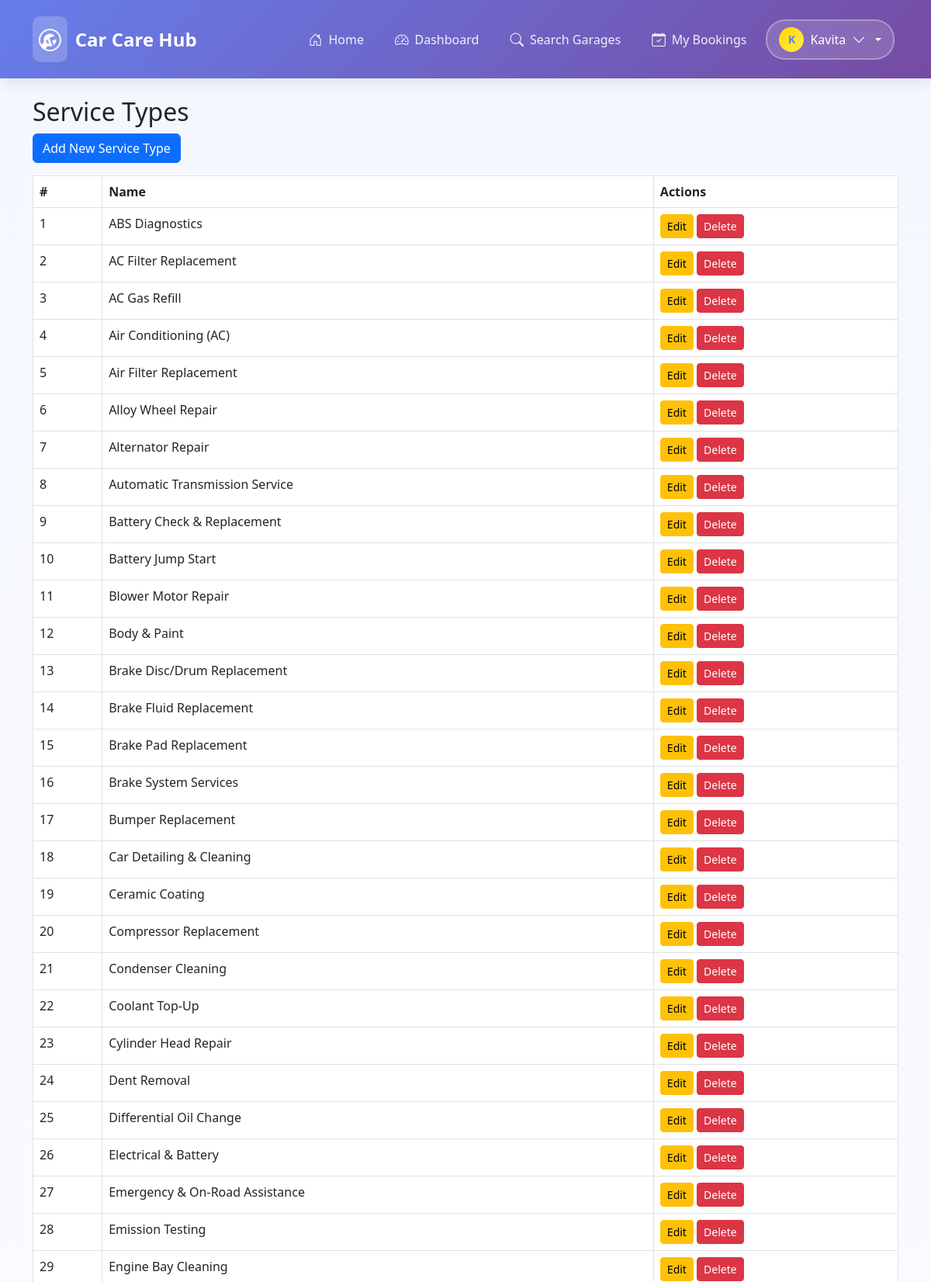
Screenshot of /garage/service-types/ (signed in, upper part) with the database file from the repository.
### accounts/models.py (models this page shows, shortened)
class UserProfile(AbstractUser):
    ROLE_CUSTOMER = 'customer'
    ROLE_GARAGE = 'garage'
    ROLE_CHOICES = [
        (ROLE_CUSTOMER, 'Customer'),
        (ROLE_GARAGE, 'Garage'),
    ]
    role = models.CharField(max_length=15, choices=ROLE_CHOICES, default=ROLE_CUSTOMER)
    phone = models.CharField(max_length=20, blank=True)
    address = models.TextField(blank=True)
    is_email_verified = models.BooleanField(default=False)
    otp_code = models.CharField(max_length=6, blank=True, null=True)
    otp_expires_at = models.DateTimeField(blank=True, null=True)

### garage/models.py (models this page shows, shortened)
class ServiceType(models.Model):
    name = models.CharField(max_length=100, unique=True)
    description = models.TextField(blank=True)
    parent = models.ForeignKey('self', null=True, blank=True, related_name='subtypes', on_delete=models.CASCADE)

### garage/views.py (the view)
# urls.py: path('service-types/', views.service_type_list, name='service_type_list'),
@login_required
def service_type_list(request):
    service_types = ServiceType.objects.all().order_by('name')
    return render(request, 'garage/service_type_list.html', {'service_types': service_types})

### garage/templates/garage/service_type_list.html
{% extends 'base.html' %}
{% block content %}
<h2>Service Types</h2>
<a href="{% url 'add_service_type' %}" class="btn btn-primary mb-3">Add New Service Type</a>
<table class="table table-bordered">
  <thead>
    <tr>
      <th>#</th>
      <th>Name</th>
      <th>Actions</th>
    </tr>
  </thead>
  <tbody>
    {% for st in service_types %}
      <tr>
        <td>{{ forloop.counter }}</td>
        <td>{{ st.name }}</td>
        <td>
          <a href="{% url 'edit_service_type' st.id %}" class="btn btn-warning btn-sm">Edit</a>
          <a href="{% url 'delete_service_type' st.id %}" class="btn btn-danger btn-sm">Delete</a>
        </td>
      </tr>
    {% empty %}
      <tr><td colspan="3" class="text-center">No service types added yet.</td></tr>
    {% endfor %}
  </tbody>
</table>
{% endblock %}

### templates/base.html (shortened to what this page needs)
<!DOCTYPE html>
{% load static %}
<html lang="en">
<head>
    <link href="https://cdn.jsdelivr.net/npm/bootstrap@5.3.0/dist/css/bootstrap.min.css" rel="stylesheet">
    <link rel="stylesheet" href="https://cdn.jsdelivr.net/npm/bootstrap-icons@1.11.0/font/bootstrap-icons.css">
</head>
<body>
    <nav class="navbar navbar-expand-lg navbar-dark">
        <div class="container">
            <a class="navbar-brand" href="{% url 'accounts:home' %}">
                <i class="bi bi-wrench-adjustable-circle"></i>
                <span>Car Care Hub</span>
            </a>
            <div class="collapse navbar-collapse" id="navbarNav">
                <ul class="navbar-nav ms-auto">
                    <li class="nav-item">
                        <a class="nav-link {% if request.resolver_match.url_name == 'home' %}active{% endif %}" href="{% url 'accounts:home' %}">
                            <i class="bi bi-house-door"></i>
                            <span>Home</span>
                        </a>
                    </li>
                    {% if user.is_authenticated %}
                        {% if user.role == 'customer' %}
                            <li class="nav-item">
                                <a class="nav-link {% if 'dashboard' in request.resolver_match.url_name %}active{% endif %}" href="{% url 'customers:dashboard' %}">
                                    <i class="bi bi-speedometer2"></i>
                                    <span>Dashboard</span>
                                </a>
                            </li>
                            <li class="nav-item">
                                <a class="nav-link {% if 'search' in request.resolver_match.url_name %}active{% endif %}" href="{% url 'customers:search_garages' %}">
                                    <i class="bi bi-search"></i>
                                    <span>Search Garages</span>
                                </a>
                            </li>
                            <li class="nav-item">
                                <a class="nav-link {% if 'booking' in request.resolver_match.url_name %}active{% endif %}" href="{% url 'customers:booking_history' %}">
                                    <i class="bi bi-calendar-check"></i>
                                    <span>My Bookings</span>
                                </a>
                            </li>
                        {% endif %}
                        <li class="nav-item dropdown user-dropdown">
                            <a class="nav-link user-menu-toggle dropdown-toggle" href="#" id="userDropdown" role="button" data-bs-toggle="dropdown" aria-expanded="false">
                                <div class="user-avatar">
                                    {{ user.username|first|upper }}
                                </div>
                                <span>{{ user.username }}</span>
                                <i class="bi bi-chevron-down"></i>
                            </a>
                        </li>
                    {% endif %}
                </ul>
            </div>
        </div>
    </nav>
    <main class="{% block main_class %}container my-4{% endblock %}">
        {% block content %}{% endblock %}
    </main>
</body>
</html>

### templates/base.html (style rules this page uses)
:root { --brand-blue: #667eea; --brand-purple: #764ba2; --brand-indigo: #4c6ef5; --brand-gold: #ffd700; --brand-surface: #f5f7ff; --brand-surface-alt: #eef2ff; --brand-midnight: #1e1b4b; --brand-text: #2c3e50; }
* { margin: 0; padding: 0; box-sizing: border-box; }
body { min-height: 100vh; display: flex; flex-direction: column; font-family: 'Segoe UI', Tahoma, Geneva, Verdana, sans-serif; background: linear-gradient(180deg, var(--brand-surface) 0%, #ffffff 100%); }
main { flex: 1; }
.navbar { background: linear-gradient(135deg, var(--brand-blue) 0%, var(--brand-purple) 100%); padding: 1rem 0; box-shadow: 0 4px 20px rgba(0, 0, 0, 0.1); transition: all 0.3s ease; position: sticky; top: 0; z-index: 1000; }
.navbar-brand { font-size: 1.5rem; font-weight: 800; color: white !important; display: flex; align-items: center; gap: 10px; transition: all 0.3s ease; text-decoration: none; }
.navbar-brand i { font-size: 1.8rem; background: rgba(255, 255, 255, 0.2); padding: 8px; border-radius: 10px; transition: all 0.3s ease; }
.navbar-nav { align-items: center; }
.nav-link { color: rgba(255, 255, 255, 0.9) !important; font-weight: 500; padding: 8px 15px !important; margin: 0 5px; border-radius: 8px; transition: all 0.3s ease; position: relative; display: flex; align-items: center; gap: 8px; }
.nav-link::before { content: ''; position: absolute; bottom: 0; left: 50%; width: 0; height: 2px; background: var(--brand-gold); transition: all 0.3s ease; transform: translateX(-50%); }
.nav-link i { font-size: 1.1rem; }
.user-dropdown { position: relative; }
.user-menu-toggle { background: rgba(255, 255, 255, 0.15); border: 2px solid rgba(255, 255, 255, 0.3); border-radius: 25px; padding: 6px 15px; color: white !important; display: flex; align-items: center; gap: 8px; transition: all 0.3s ease; cursor: pointer; }
.user-avatar { width: 32px; height: 32px; border-radius: 50%; background: linear-gradient(135deg, #ffd700, #ffed4e); display: flex; align-items: center; justify-content: center; font-weight: 700; color: #667eea; font-size: 0.9rem; }

### rows the page displays
UserProfile: username|first "K", username "Kavita"
ServiceType: name "ABS Diagnostics"
ServiceType: name "AC Filter Replacement"
ServiceType: name "AC Gas Refill"
ServiceType: name "Air Conditioning (AC)"
ServiceType: name "Air Filter Replacement"
ServiceType: name "Alloy Wheel Repair"
ServiceType: name "Alternator Repair"
ServiceType: name "Automatic Transmission Service"
ServiceType: name "Battery Check & Replacement"
ServiceType: name "Battery Jump Start"
ServiceType: name "Blower Motor Repair"
ServiceType: name "Body & Paint"
ServiceType: name "Brake Disc/Drum Replacement"
ServiceType: name "Brake Fluid Replacement"
ServiceType: name "Brake Pad Replacement"
ServiceType: name "Brake System Services"
ServiceType: name "Bumper Replacement"
ServiceType: name "Car Detailing & Cleaning"
ServiceType: name "Ceramic Coating"
ServiceType: name "Compressor Replacement"
ServiceType: name "Condenser Cleaning"
ServiceType: name "Coolant Top-Up"
ServiceType: name "Cylinder Head Repair"
ServiceType: name "Dent Removal"
ServiceType: name "Differential Oil Change"
ServiceType: name "Electrical & Battery"
ServiceType: name "Emergency & On-Road Assistance"
ServiceType: name "Emission Testing"
ServiceType: name "Engine Bay Cleaning"
